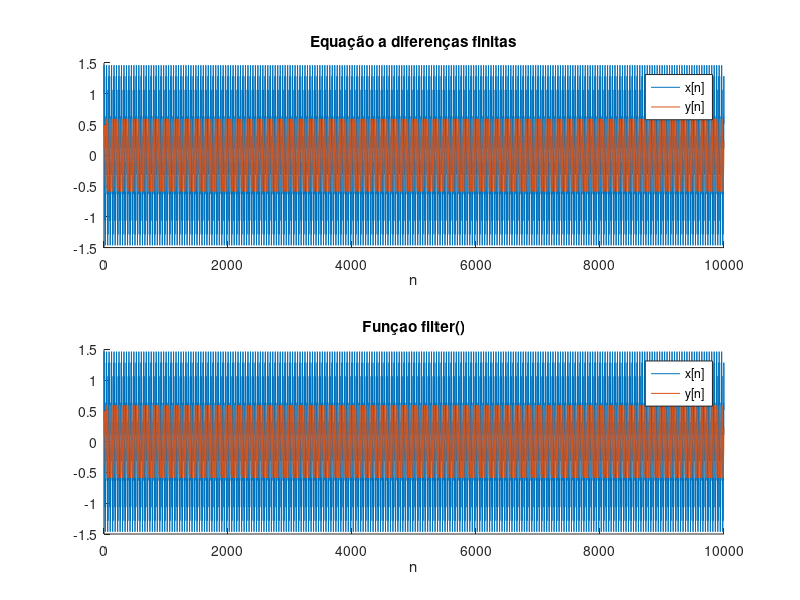

This figure's MATLAB source:

close all
clear 
clc 

alfa = 0.1;
y_ant = 0;
N = 10000;
f1 = 1/40;
A1 = 1;
f2 = 1/5;
A2 = 0.5;
fs = 10e3;
t = 0:N-1;

x = A1*cos(2*pi*t*f1) + A2 * sin(2*pi*t*f2);
y = linspace(1, N);


for i=1:N
    y(i) = alfa*x(i) + (1-alfa)*y_ant;
    y_ant = y(i);
end 

figure(1);
subplot(2,1,1);
hold ON
plot(x); plot(y);
xlabel('n');
legend('x[n]', 'y[n]'); title('Equação a diferenças finitas');
hold OFF


a = 1;
b = [alfa (1-alfa)];
y2 = filter(b,a,x);
subplot(2, 1, 2);

hold ON
plot(x); plot(y);
xlabel('n');
legend("x[n]", "y[n]"); title("Funçao filter()");
hold OFF

sound(x, fs);
pause;
sound(y, fs);

audiowrite('teste.wav', y, fs, 'BitsPerSample',16);
info = audioinfo('teste.wav');